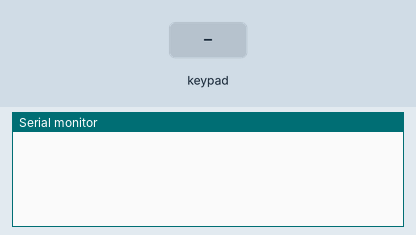
The sketch below on a simulated Arduino Uno, built with avr-gcc and run on an emulated ATmega328P. Parts: the last lines printed to the serial monitor. Wiring (inferred from the names in the program): 4×4 keypad with keys 1 2 3 A 4 5 6 B 7 8 9 C * 0 # D (labels assumed): rows pin 8, pin 9, pin 10, pin 11; columns pin 5, pin 4, pin 3, pin 2. Inputs (shaded band) come from the test bench.

Above: at 1.2 s.
1.3 s: key '1' pressed
At 2.6 s:
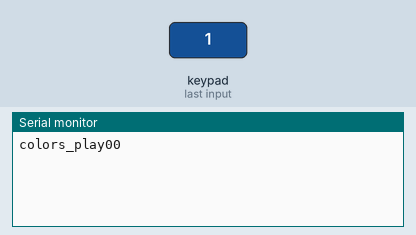
2.9 s: keypad keys 1 2 3 4 pressed 0.4 s apart
At 5.0 s:
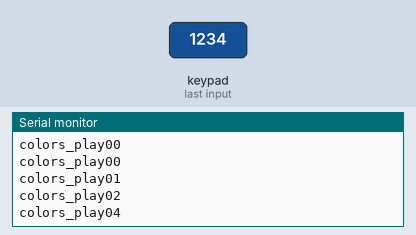
6.0 s: key '5' pressed
At 6.5 s:
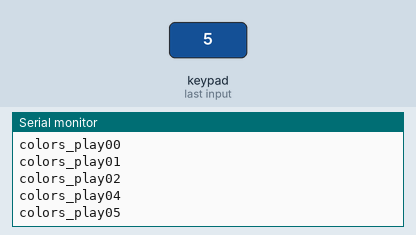
7.5 s: keypad keys 1 2 3 4 # pressed 0.4 s apart
At 10.3 s:
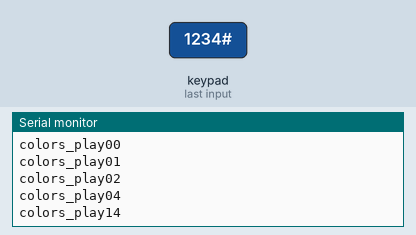
Timing chart, 0 to 11.8 s (numbered marks = the images above; inputs shaded):
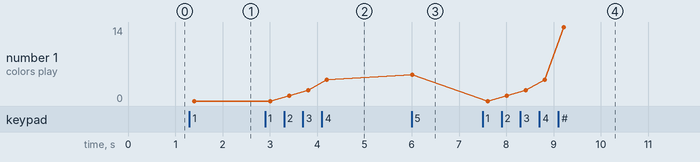

Measured:
- after the input at 1.3 s, the serial monitor: prints a new line after 0.10 s (image 1)
- after the input at 2.9 s, the serial monitor: prints a new line after 0.51 s (image 2)
- after the input at 6.0 s, the serial monitor: prints a new line at once (image 3)
- after the input at 7.5 s, the serial monitor: prints a new line after 0.11 s (image 4)
- plotted number 1: 0 → 4 after the input at 2.9 s, 4 → 5 after the input at 6.0 s, 5 → 14 after the input at 7.5 s

The sketch:

MatrixPuzzleCode.ino
```cpp
// JP1 is an input
byte rows[] = {8,9, 10, 11};
const int rowCount = sizeof(rows)/sizeof(rows[0]);

// JP2 and JP3 are outputs
byte cols[] = {5, 4, 3, 2};
const int colCount = sizeof(cols)/sizeof(cols[0]);

byte keys[colCount][rowCount];

void setup() {
    Serial.begin(9600);

    for(int x=0; x<rowCount; x++) {
        pinMode(rows[x], INPUT);
    }

    for (int x=0; x<colCount; x++) {
        pinMode(cols[x], INPUT_PULLUP);
    }

}

void readMatrix() {
    // iterate the columns
    for (int colIndex=0; colIndex < colCount; colIndex++) {
        // col: set to output to low
        byte curCol = cols[colIndex];
        pinMode(curCol, OUTPUT);
        digitalWrite(curCol, LOW);

        // row: interate through the rows
        for (int rowIndex=0; rowIndex < rowCount; rowIndex++) {
            byte rowCol = rows[rowIndex];
            pinMode(rowCol, INPUT_PULLUP);
            keys[colIndex][rowIndex] = digitalRead(rowCol);
            pinMode(rowCol, INPUT);
        }
        // disable the column
        pinMode(curCol, INPUT);
    }
}

int code[] = {1, 1, 10, 6, 6, 6, 13};
int codeSize = 7;
int currentIndex = 0;

void checkNextCodeElement(int elem) {
  if (code[currentIndex] == elem) {
    currentIndex++;
  } else {
    currentIndex = 0;
  }
}

void checkPress() {
    for (int rowIndex=0; rowIndex < rowCount; rowIndex++) {
        for (int colIndex=0; colIndex < colCount; colIndex++) {
            if (keys[colIndex][rowIndex] == 0) {
              String num = String(colIndex + rowIndex * colCount);
              if (num.length() == 1) {
                String code = "0" + num;
                Serial.println("colors_play" + code);
              } else {
                Serial.println("colors_play" + num);
              }
              checkNextCodeElement(colIndex + rowIndex * colCount);
              if (currentIndex == codeSize) {
                Serial.println("pcolor_solved");
              }
            }
        }
    }
}

void loop() {
  delay(200);
  readMatrix();
  checkPress();
}
```
